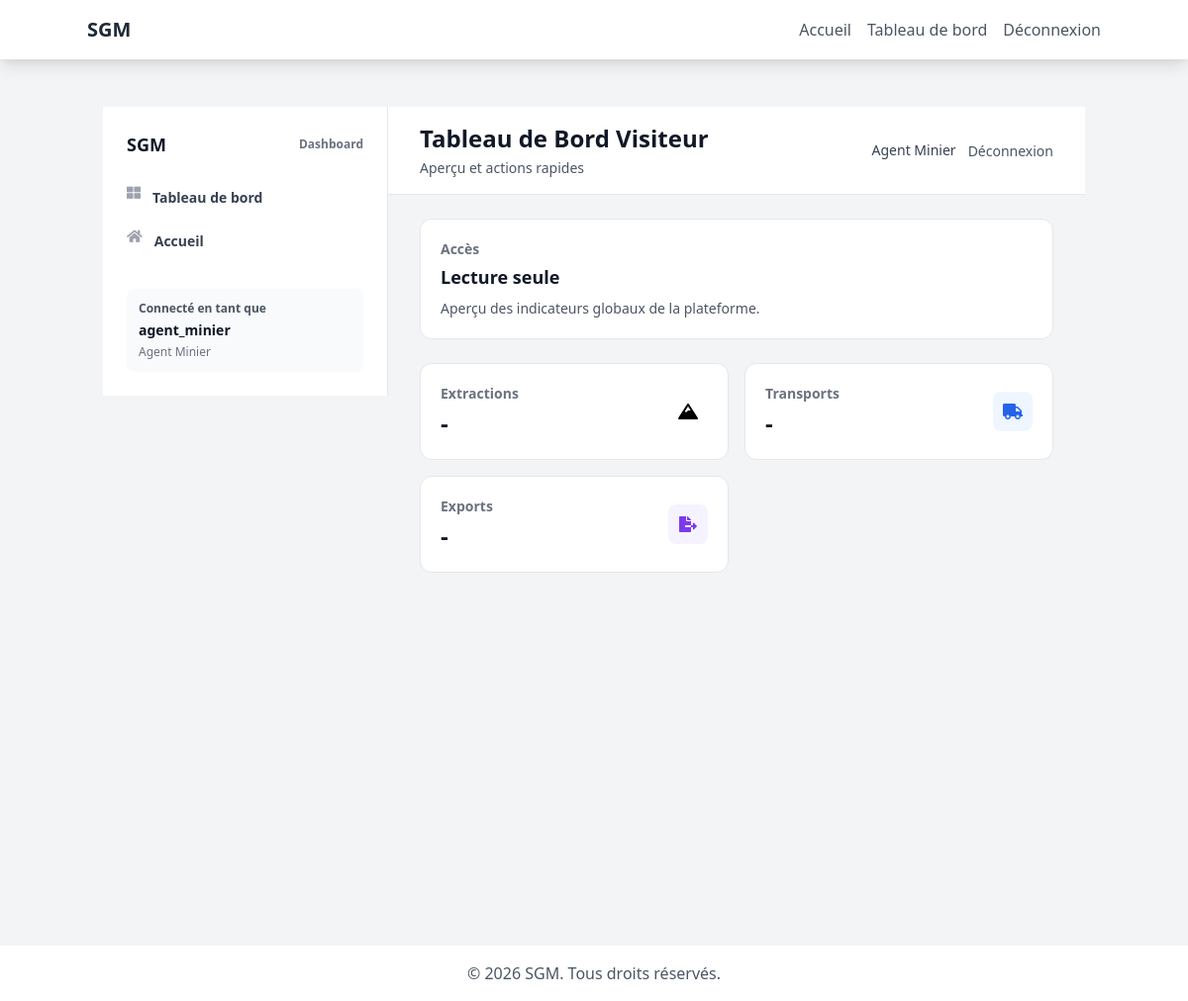
The page /dashboard/viewer/ (signed in) on the database its author committed.
### accounts/models.py (models this page shows, shortened)
class CustomUser(AbstractUser):
    class Role(models.TextChoices):
        ADMIN = 'admin', _('Administrateur')
        AGENT_MINIER = 'agent_minier', _('Agent Minier')
        RESPONSABLE_SITE = 'responsable_site', _('Responsable Site')
        CHAUFFEUR = 'chauffeur', _('Chauffeur/Transporteur')
        DOUANE = 'douane', _('Responsable Douane')
        ENVIRONNEMENT = 'environnement', _('Responsable Environnement')
        LECTEUR = 'lecteur', _('Lecteur/Visiteur')
    ROLE_PERMISSIONS = {
        'admin': [
            'view_dashboard', 'add_user', 'change_user', 'delete_user',
            'view_extraction', 'add_extraction', 'change_extraction',
            'view_transport', 'add_transport', 'change_transport',
            'view_export', 'add_export', 'change_export',
            'view_report', 'generate_report', 'export_data',
        ],
        'agent_minier': [
            'view_dashboard', 'view_extraction', 'add_extraction', 'change_extraction',
            'view_transport', 'view_report',
        ],
        'responsable_site': [
            'view_dashboard', 'view_extraction', 'add_extraction', 'change_extraction',
            'view_transport', 'view_report',
        ],
        'chauffeur': [
            'view_dashboard', 'view_transport', 'update_transport_status',
        ],
        'douane': [
            'view_dashboard', 'validate_export', 'view_export',
        ],
        'environnement': [
            'view_dashboard', 'view_environment_metrics', 'add_environment_alert',
        ],
        'lecteur': [
            'view_dashboard',
        ],
    }
    phone = models.CharField(max_length=20, blank=True, verbose_name=_("Téléphone"))
    role = models.CharField(
        max_length=20,
        choices=Role.choices,
        default=Role.LECTEUR,
        verbose_name=_("Rôle")
    )
    profile_picture = models.ImageField(
        upload_to='profile_pics/',
        null=True,
        blank=True,
        verbose_name=_("Photo de profil")
    )
    is_active = models.BooleanField(default=True, verbose_name=_("Actif"))
    last_login_ip = models.GenericIPAddressField(null=True, blank=True, verbose_name=_("Dernière IP de connexion"))
    created_at = models.DateTimeField(auto_now_add=True, verbose_name=_("Créé le"))
    updated_at = models.DateTimeField(auto_now=True, verbose_name=_("Modifié le"))
    dark_mode = models.BooleanField(default=False, verbose_name=_("Mode sombre"))
    receive_notifications = models.BooleanField(default=True, verbose_name=_("Recevoir les notifications"))
    language = models.CharField(
        max_length=10,
        choices=settings.LANGUAGES,
        default=settings.LANGUAGE_CODE,
        verbose_name=_("Langue")
    )
    class Meta:
        verbose_name = _("Utilisateur")
        verbose_name_plural = _("Utilisateurs")
        ordering = ['-created_at']
        permissions = [
            ('view_dashboard', _('Peut voir le tableau de bord')),
            ('manage_users', _('Peut gérer les utilisateurs')),
            ('view_extraction', _('Peut voir les extractions')),
            ('add_extraction', _('Peut ajouter des extractions')),
            ('change_extraction', _('Peut modifier les extractions')),
            ('view_transport', _('Peut voir les transports')),
            ('update_transport_status', _('Peut mettre à jour le statut des transports')),
            ('validate_export', _('Peut valider les exports')),
            ('generate_report', _('Peut générer des rapports')),
        ]

### dashboard/views_dashboard.py (the view)
# urls.py: path('viewer/', ViewerDashboardView.as_view(), name='viewer_dashboard'),
class ViewerDashboardView(RoleBasedDashboardMixin, TemplateView):
    template_name = 'dashboard/viewer/dashboard.html'
    def get_context_data(self, **kwargs):
        context = super().get_context_data(**kwargs)
        context['title'] = 'Tableau de Bord Visiteur'
        context['extractions_count'] = Extraction.objects.count()
        context['transports_count'] = Transport.objects.count()
        context['exports_count'] = Export.objects.count()
        return context

### dashboard/views_dashboard.py (called while the page is built)
    def dispatch(self, request, *args, **kwargs):
        if not request.user.is_authenticated:
            return self.handle_no_permission()
        if request.user.role == CustomUser.Role.ADMIN:
            return super().dispatch(request, *args, **kwargs)
        if self.required_role and request.user.role != self.required_role:
            messages.error(request, "Vous n'avez pas l'autorisation d'accéder à cette page.")
            return redirect('dashboard_redirect')
        return super().dispatch(request, *args, **kwargs)

### templates/dashboard/viewer/dashboard.html (shortened to what this page needs)
{% extends 'dashboard/_base_dashboard.html' %}
{% block dashboard_content %}
<div class="space-y-6">
    <div class="bg-white rounded-xl border border-gray-200 p-5">
        <div class="text-sm font-semibold text-gray-500">Accès</div>
        <div class="mt-1 text-lg font-extrabold text-gray-900">Lecture seule</div>
        <p class="mt-2 text-sm text-gray-600">Aperçu des indicateurs globaux de la plateforme.</p>
    </div>
    <div class="grid grid-cols-1 sm:grid-cols-2 xl:grid-cols-3 gap-4">
        <div class="bg-white rounded-xl border border-gray-200 p-5">
            <div class="flex items-center justify-between">
                <div>
                    <div class="text-sm font-semibold text-gray-500">Extractions</div>
                    <div class="mt-1 text-2xl font-extrabold text-gray-900">{{ extractions_count|default:"-" }}</div>
                </div>
                <div class="h-10 w-10 rounded-lg bg-amber-50 flex items-center justify-center">
                    <i class="fas fa-mountain text-amber-600"></i>
                </div>
            </div>
        </div>
        <div class="bg-white rounded-xl border border-gray-200 p-5">
            <div class="flex items-center justify-between">
                <div>
                    <div class="text-sm font-semibold text-gray-500">Transports</div>
                    <div class="mt-1 text-2xl font-extrabold text-gray-900">{{ transports_count|default:"-" }}</div>
                </div>
                <div class="h-10 w-10 rounded-lg bg-blue-50 flex items-center justify-center">
                    <i class="fas fa-truck text-blue-600"></i>
                </div>
            </div>
        </div>
        <div class="bg-white rounded-xl border border-gray-200 p-5">
            <div class="flex items-center justify-between">
                <div>
                    <div class="text-sm font-semibold text-gray-500">Exports</div>
                    <div class="mt-1 text-2xl font-extrabold text-gray-900">{{ exports_count|default:"-" }}</div>
                </div>
                <div class="h-10 w-10 rounded-lg bg-purple-50 flex items-center justify-center">
                    <i class="fas fa-file-export text-purple-600"></i>
                </div>
            </div>
        </div>
    </div>
</div>
{% endblock %}

### templates/dashboard/_base_dashboard.html (shortened to what this page needs)
{% extends 'base.html' %}
{% load static %}
{% block content %}
<div class="min-h-screen bg-gray-100">
<div class="flex min-h-screen">
    <aside class="hidden lg:flex lg:flex-col lg:w-72 lg:shrink-0">
        <div class="flex grow flex-col gap-y-5 overflow-y-auto bg-white border-r border-gray-200 px-6 py-6">
            <div class="flex items-center justify-between">
                <div class="text-lg font-extrabold text-gray-900">SGM</div>
                <div class="text-xs font-semibold text-gray-500">Dashboard</div>
            </div>
            <nav class="flex flex-1 flex-col">
                <ul role="list" class="flex flex-1 flex-col gap-y-7">
                    <li>
                        <ul role="list" class="-mx-2 space-y-1">
                            <li>
                                <a href="{% url 'dashboard_redirect' %}" class="group flex gap-x-3 rounded-md p-2 text-sm font-semibold leading-6 text-gray-700 hover:bg-gray-50 hover:text-blue-700">
                                    <i class="fas fa-th-large text-gray-400 group-hover:text-blue-600"></i>
                                    Tableau de bord
                                </a>
                            </li>
                            <li>
                                <a href="{% url 'home' %}" class="group flex gap-x-3 rounded-md p-2 text-sm font-semibold leading-6 text-gray-700 hover:bg-gray-50 hover:text-blue-700">
                                    <i class="fas fa-home text-gray-400 group-hover:text-blue-600"></i>
                                    Accueil
                                </a>
                            </li>
                        </ul>
                    </li>
                    <li class="mt-auto">
                        <div class="rounded-lg bg-gray-50 p-3">
                            <div class="text-xs font-semibold text-gray-600">Connecté en tant que</div>
                            <div class="mt-1 text-sm font-bold text-gray-900">{{ request.user.username }}</div>
                            <div class="mt-1 text-xs text-gray-500">{{ request.user.get_role_display }}</div>
                        </div>
                    </li>
                </ul>
            </nav>
        </div>
    </aside>
    <main class="flex-1 flex flex-col overflow-hidden">
        <header class="bg-white border-b border-gray-200">
            <div class="max-w-7xl mx-auto py-4 px-4 sm:px-6 lg:px-8 flex justify-between items-center">
                <div>
                    <h1 class="text-2xl font-extrabold text-gray-900">{{ title|default:"Tableau de bord" }}</h1>
                    <p class="mt-1 text-sm text-gray-600">Aperçu et actions rapides</p>
                </div>
                {% include 'includes/user_menu.html' %}
            </div>
        </header>
        <div class="flex-1 overflow-y-auto">
            <div class="max-w-7xl mx-auto px-4 sm:px-6 lg:px-8 py-6">
            {% block dashboard_content %}{% endblock %}
            </div>
        </div>
    </main>
</div>
</div>
{% endblock %}

### templates/includes/user_menu.html (shortened to what this page needs)
{% if request.user.is_authenticated %}
<div class="flex items-center space-x-3">
    <span class="text-sm text-gray-700 dark:text-gray-200">
        {{ request.user.get_full_name|default:request.user.username }}
    </span>
    <form action="{% url 'logout' %}" method="post" class="inline">
        <button type="submit" class="text-sm text-gray-600 hover:text-gray-800 dark:text-gray-300 dark:hover:text-white">
            Déconnexion
        </button>
    </form>
</div>
{% endif %}

### rows shown on the page
CustomUser: user.username "agent_minier", user.role "Agent Minier", user.get_full_name "Agent Minier"

### other values the page prints
{{ title|default:"Tableau de bord" }} "Tableau de Bord Visiteur"
{{ extractions_count|default:"-" }} "-"
{{ transports_count|default:"-" }} "-"
{{ exports_count|default:"-" }} "-"
